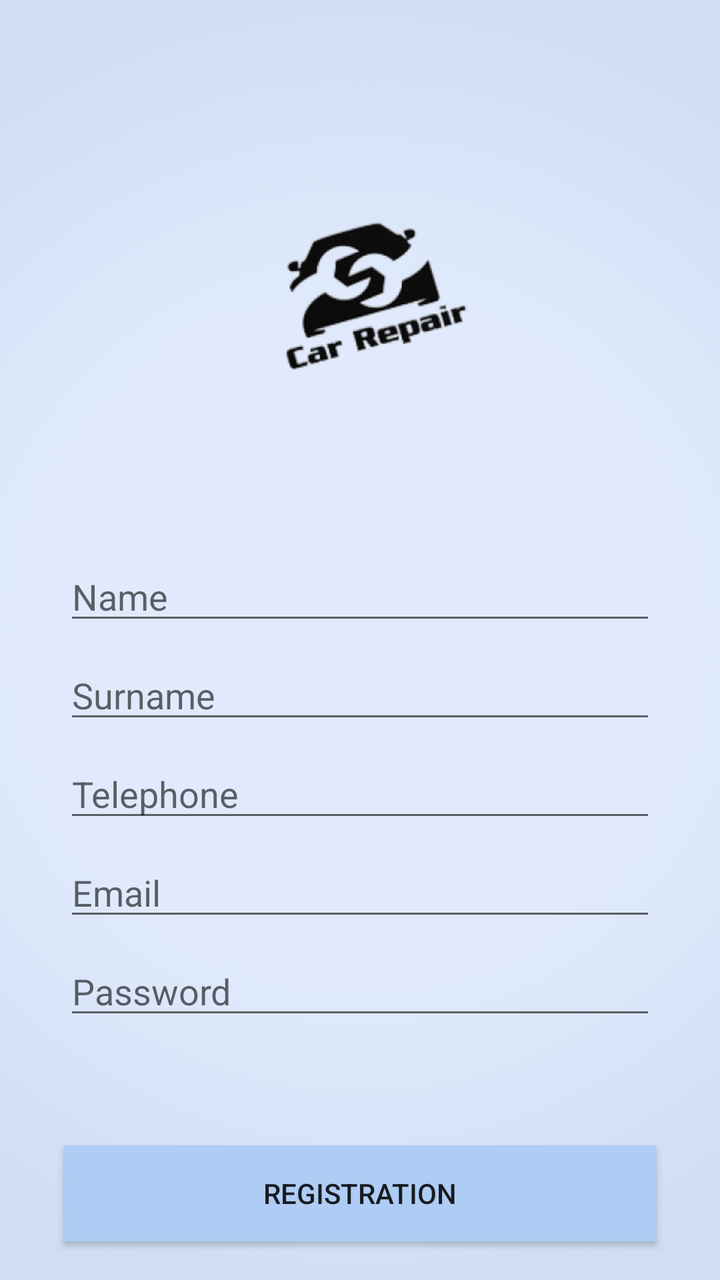
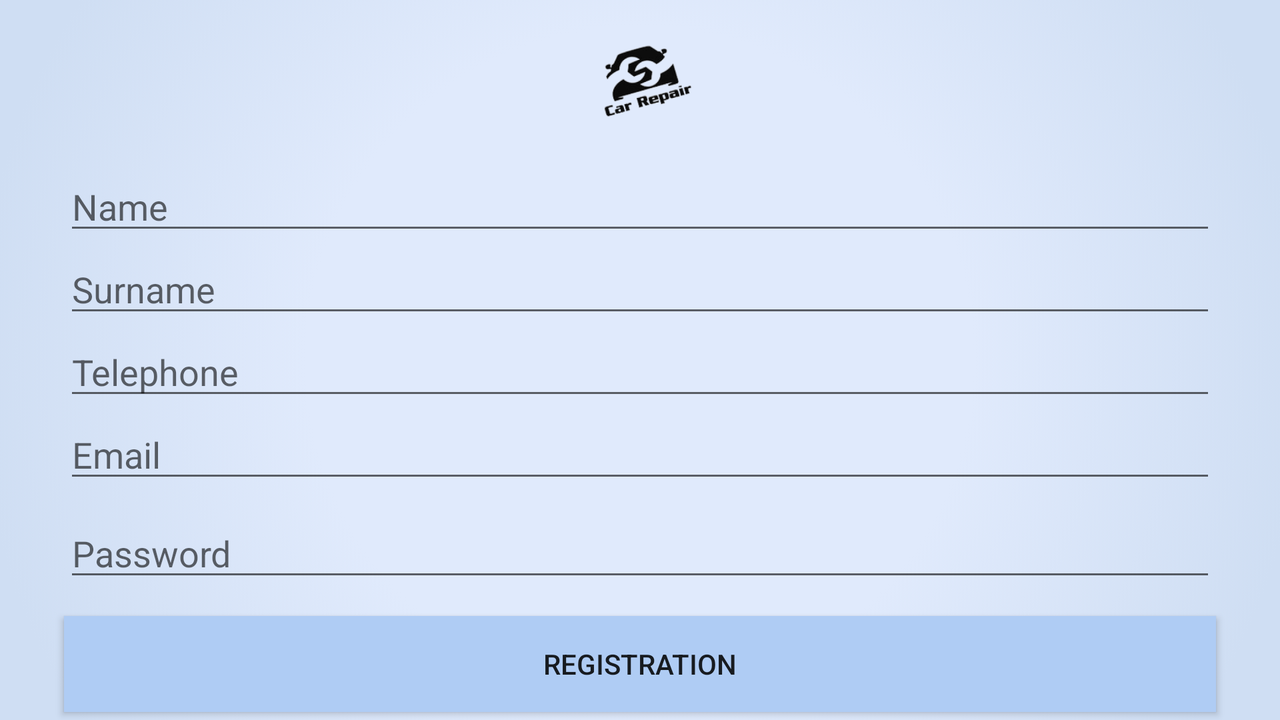

The same Android screen from two of the app's own layout files: first res/layout/ as a phone draws it, then the repository's variant for another configuration, drawn on a device whose configuration selects that folder. Both files follow.
<!-- AndroidManifest.xml: application theme AppTheme -->
<!-- res/layout/activity_registration.xml -->
<?xml version="1.0" encoding="utf-8"?>
<androidx.constraintlayout.widget.ConstraintLayout xmlns:android="http://schemas.android.com/apk/res/android"
    xmlns:app="http://schemas.android.com/apk/res-auto"
    xmlns:tools="http://schemas.android.com/tools"
    android:layout_width="match_parent"
    android:layout_height="match_parent"
    android:background="@drawable/gradient_background"
    tools:context=".view.RegistrationActivity">

    <ImageView
        android:id="@+id/logo3"
        android:layout_width="289dp"
        android:layout_height="168dp"
        android:layout_marginTop="64dp"
        android:contentDescription="@string/logo"
        app:layout_constraintEnd_toEndOf="parent"
        app:layout_constraintStart_toStartOf="parent"
        app:layout_constraintTop_toTopOf="parent"
        app:srcCompat="@mipmap/car_repair_foreground" />

    <EditText
        android:id="@+id/editText"
        android:layout_width="0dp"
        android:layout_height="wrap_content"
        android:layout_marginStart="32dp"
        android:layout_marginTop="44dp"
        android:layout_marginEnd="32dp"
        android:ems="10"
        android:hint="Name"
        android:inputType="textPersonName"
        app:layout_constraintEnd_toEndOf="parent"
        app:layout_constraintStart_toStartOf="parent"
        app:layout_constraintTop_toBottomOf="@+id/logo3" />

    <EditText
        android:id="@+id/editText2"
        android:layout_width="0dp"
        android:layout_height="wrap_content"
        android:layout_marginTop="8dp"
        android:ems="10"
        android:hint="Surname"
        android:inputType="textPersonName"
        app:layout_constraintEnd_toEndOf="@+id/editText"
        app:layout_constraintStart_toStartOf="@+id/editText"
        app:layout_constraintTop_toBottomOf="@+id/editText" />

    <EditText
        android:id="@+id/editText3"
        android:layout_width="0dp"
        android:layout_height="wrap_content"
        android:layout_marginTop="8dp"
        android:ems="10"
        android:hint="Telephone"
        android:inputType="phone"
        app:layout_constraintEnd_toEndOf="@+id/editText2"
        app:layout_constraintStart_toStartOf="@+id/editText2"
        app:layout_constraintTop_toBottomOf="@+id/editText2" />

    <EditText
        android:id="@+id/editText4"
        android:layout_width="0dp"
        android:layout_height="wrap_content"
        android:layout_marginTop="8dp"
        android:ems="10"
        android:hint="@string/email"
        android:inputType="textEmailAddress"
        app:layout_constraintEnd_toEndOf="@+id/editText3"
        app:layout_constraintHorizontal_bias="0.0"
        app:layout_constraintStart_toStartOf="@+id/editText3"
        app:layout_constraintTop_toBottomOf="@+id/editText3" />

    <EditText
        android:id="@+id/editText5"
        android:layout_width="0dp"
        android:layout_height="wrap_content"
        android:layout_marginTop="8dp"
        android:ems="10"
        android:hint="@string/password"
        android:inputType="textPassword"
        app:layout_constraintEnd_toEndOf="@+id/editText4"
        app:layout_constraintStart_toStartOf="@+id/editText4"
        app:layout_constraintTop_toBottomOf="@+id/editText4" />

    <Button
        android:id="@+id/btn_registration"
        android:layout_width="0dp"
        android:layout_height="wrap_content"
        android:text="Registration"
        android:background="@drawable/custom_button"
        app:layout_constraintBottom_toBottomOf="parent"
        app:layout_constraintEnd_toEndOf="@+id/editText5"
        app:layout_constraintHorizontal_bias="0.0"
        app:layout_constraintStart_toStartOf="@+id/editText5"
        app:layout_constraintTop_toBottomOf="@+id/editText5"
        app:layout_constraintVertical_bias="0.75" />

</androidx.constraintlayout.widget.ConstraintLayout>
<!-- resources referenced by this layout -->
<resources>
  <!-- drawable custom_button (drawable) -->
  <?xml version="1.0" encoding="utf-8"?>
  <shape xmlns:android="http://schemas.android.com/apk/res/android">
      <gradient android:startColor="#afccf4" android:endColor="#afccf4" android:type="linear" android:angle="90"/>
      
  </shape>
  <!-- drawable gradient_background (drawable) -->
  <?xml version="1.0" encoding="utf-8"?>
  <selector xmlns:android="http://schemas.android.com/apk/res/android">
      <item>
          <shape>
              <gradient
                  android:centerColor="#E0EAFC"
                  android:endColor="#CFDEF3"
                  android:gradientRadius="1000"
                  android:startColor="#E0EAFC"
                  android:type="radial"/>
          </shape>
      </item>
  </selector>
  <!-- mipmap car_repair_foreground: png bitmap (mipmap-hdpi, 7676 bytes) -->
  <string name="email">Email</string>
  <string name="logo">logo</string>
  <string name="password">Password</string>
  <!-- from res/values-v27/ -->
  <style name="AppTheme" parent="Theme.AppCompat.Light.NoActionBar">
          
          <item name="android:statusBarColor">@android:color/transparent</item>
          <item name="colorPrimary">@color/car_repair_background</item>
          <item name="colorPrimaryDark">@drawable/gradient_background</item>
          <item name="colorAccent">@color/colorAccent</item>
          <item name="actionBarTheme">@drawable/gradient_background</item>
          <item name="backgroundcolor">@drawable/gradient_background</item>
          <item name="textcolor">#000000</item>
          <item name="buttoncolor">@drawable/custom_button</item>
          <item name="android:windowAnimationStyle">@style/CustomActivityAnimation</item>
          <item name="android:windowLayoutInDisplayCutoutMode">
              shortEdges
          </item>
      </style>
  <color name="car_repair_background">#A5A5A5</color>
  <style name="CustomActivityAnimation" parent="@android:style/Animation.Activity">
          <item name="android:activityOpenEnterAnimation">@anim/slide_in_right</item>
          <item name="android:activityOpenExitAnimation">@anim/slide_out_left</item>
          <item name="android:activityCloseEnterAnimation">@anim/slide_in_left</item>
          <item name="android:activityCloseExitAnimation">@anim/slide_out_right</item>
      </style>
</resources>
<!-- res/layout-land/activity_registration.xml (the repository's variant of the layout above) -->
<!-- drawn on the phone turned sideways -->
<?xml version="1.0" encoding="utf-8"?>
<androidx.constraintlayout.widget.ConstraintLayout xmlns:android="http://schemas.android.com/apk/res/android"
    xmlns:app="http://schemas.android.com/apk/res-auto"
    xmlns:tools="http://schemas.android.com/tools"
    android:layout_width="match_parent"
    android:layout_height="match_parent"
    android:background="@drawable/gradient_background"
    android:fadeScrollbars="false"
    android:isScrollContainer="false"
    android:verticalScrollbarPosition="defaultPosition"
    tools:context=".view.RegistrationActivity">

    <ImageView
        android:id="@+id/logo3"
        android:layout_width="245dp"
        android:layout_height="81dp"
        android:contentDescription="@string/logo"
        app:layout_constraintEnd_toEndOf="parent"
        app:layout_constraintStart_toStartOf="parent"
        app:layout_constraintTop_toTopOf="parent"
        app:srcCompat="@mipmap/car_repair_foreground" />

    <EditText
        android:id="@+id/ed_name"
        android:layout_width="0dp"
        android:layout_height="wrap_content"
        android:layout_marginStart="32dp"
        android:layout_marginEnd="32dp"
        android:ems="10"
        android:hint="Name"
        android:inputType="textPersonName"
        app:layout_constraintEnd_toEndOf="parent"
        app:layout_constraintStart_toStartOf="parent"
        app:layout_constraintTop_toBottomOf="@+id/logo3" />

    <EditText
        android:id="@+id/ed_surname"
        android:layout_width="0dp"
        android:layout_height="wrap_content"
        android:ems="10"
        android:hint="Surname"
        android:inputType="textPersonName"
        app:layout_constraintEnd_toEndOf="@+id/ed_name"
        app:layout_constraintStart_toStartOf="@+id/ed_name"
        app:layout_constraintTop_toBottomOf="@+id/ed_name" />

    <EditText
        android:id="@+id/ed_telephone"
        android:layout_width="0dp"
        android:layout_height="wrap_content"
        android:ems="10"
        android:hint="Telephone"
        android:inputType="phone"
        app:layout_constraintEnd_toEndOf="@+id/ed_surname"
        app:layout_constraintStart_toStartOf="@+id/ed_surname"
        app:layout_constraintTop_toBottomOf="@+id/ed_surname" />

    <EditText
        android:id="@+id/ed_email"
        android:layout_width="0dp"
        android:layout_height="wrap_content"
        android:ems="10"
        android:hint="@string/email"
        android:inputType="textEmailAddress"
        app:layout_constraintEnd_toEndOf="@+id/ed_telephone"
        app:layout_constraintHorizontal_bias="0.0"
        app:layout_constraintStart_toStartOf="@+id/ed_telephone"
        app:layout_constraintTop_toBottomOf="@+id/ed_telephone" />

    <EditText
        android:id="@+id/ed_password"
        android:layout_width="0dp"
        android:layout_height="wrap_content"
        android:layout_marginTop="8dp"
        android:ems="10"
        android:hint="@string/password"
        android:inputType="textPassword"
        app:layout_constraintEnd_toEndOf="@+id/ed_email"
        app:layout_constraintStart_toStartOf="@+id/ed_email"
        app:layout_constraintTop_toBottomOf="@+id/ed_email" />

    <Button
        android:id="@+id/btn_registration"
        android:layout_width="0dp"
        android:layout_height="wrap_content"
        android:text="Registration"
        android:background="@drawable/custom_button"
        app:layout_constraintBottom_toBottomOf="parent"
        app:layout_constraintEnd_toEndOf="@+id/ed_password"
        app:layout_constraintHorizontal_bias="0.0"
        app:layout_constraintStart_toStartOf="@+id/ed_password"
        app:layout_constraintTop_toBottomOf="@+id/ed_password"
        app:layout_constraintVertical_bias="0.75" />

</androidx.constraintlayout.widget.ConstraintLayout>
